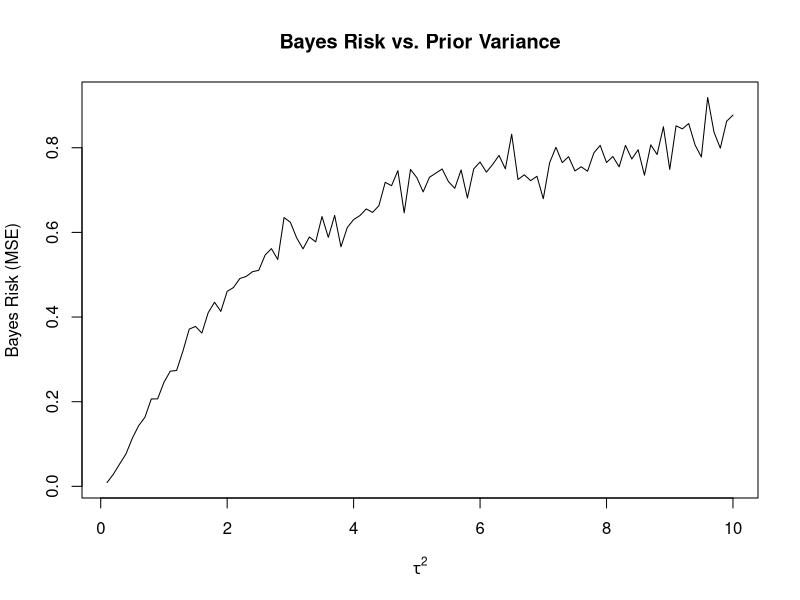

Reproduce this figure in R.
#Question 8

# Set parameters
theta_true <- 0  # True parameter value
k_squared <- 1    # Variance of nature's prior N(0, k^2)
tau_squared_values <- seq(0.1, 10, by = 0.1)  # Values of tau^2 to investigate
num_samples <- 1000  # Number of samples to draw for each tau^2

# Initialize vector to store Bayes risk estimates
bayes_risk <- numeric(length(tau_squared_values))

# Simulate and estimate Bayes risk for each value of tau^2
for (i in 1:length(tau_squared_values)) {
  
  set.seed(i)
  
  tau_squared <- tau_squared_values[i]
  
  # Generate observations from Y ~ N(theta, 1)
  Y <- rnorm(n = num_samples, mean = theta_true, sd = 1)
  
  # Calculate posterior mean E(theta|Y) for each observation
  posterior_mean <- (tau_squared / (1 + tau_squared)) * Y
  
  # Calculate squared differences between true parameter value and posterior mean
  squared_diff <- (theta_true - posterior_mean)^2
  
  # Calculate average squared difference (empirical Bayes risk)
  bayes_risk[i] <- mean(squared_diff)
}

# Plot the Bayes risk as a function of tau^2
plot(tau_squared_values, bayes_risk, type = "l", xlab = expression(tau^2), ylab = "Bayes Risk (MSE)",
     main = "Bayes Risk vs. Prior Variance")

png('BayesRisk.png')